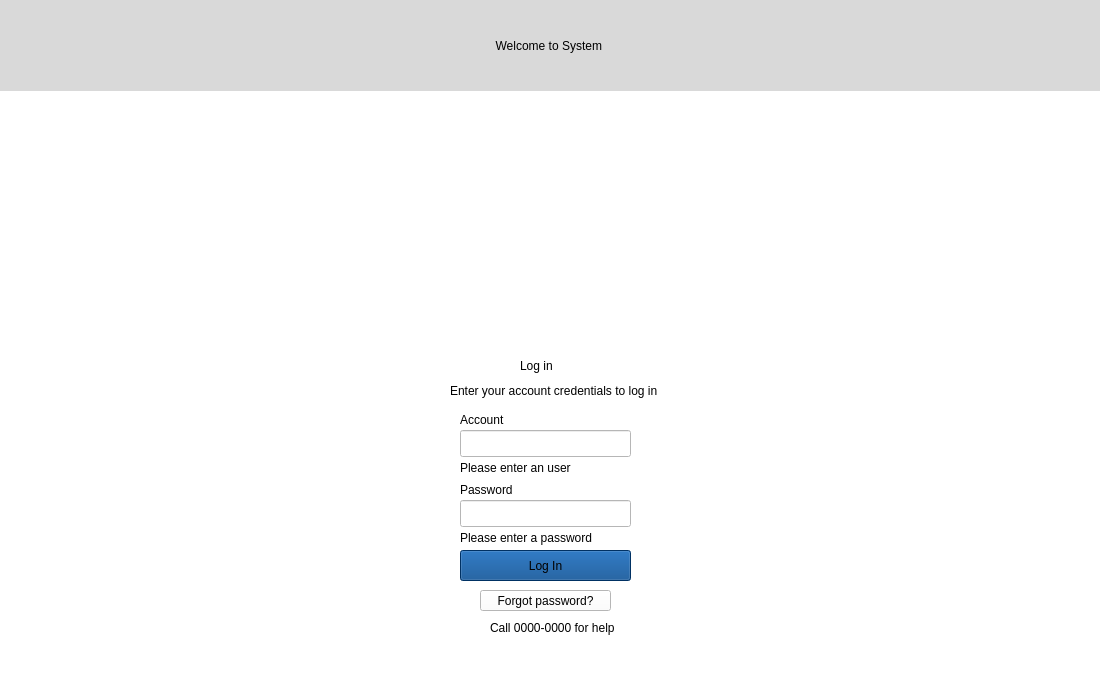
<?xml version="1.0" encoding="UTF-8"?>
<ui version="4.0">
 <class>MainWindow</class>
 <widget class="QMainWindow" name="MainWindow">
  <property name="geometry">
   <rect>
    <x>0</x>
    <y>0</y>
    <width>1100</width>
    <height>700</height>
   </rect>
  </property>
  <property name="minimumSize">
   <size>
    <width>1100</width>
    <height>700</height>
   </size>
  </property>
  <property name="baseSize">
   <size>
    <width>1100</width>
    <height>700</height>
   </size>
  </property>
  <property name="windowTitle">
   <string>MainWindow</string>
  </property>
  <property name="styleSheet">
   <string notr="true">background-color: rgb(255, 255, 255);</string>
  </property>
  <widget class="QWidget" name="centralwidget">
   <widget class="QPushButton" name="logInButton">
    <property name="geometry">
     <rect>
      <x>460</x>
      <y>550</y>
      <width>171</width>
      <height>31</height>
     </rect>
    </property>
    <property name="styleSheet">
     <string notr="true">background-color: rgb(0, 68, 139);
border-color: rgb(28, 113, 216);</string>
    </property>
    <property name="text">
     <string>Log In</string>
    </property>
   </widget>
   <widget class="QLabel" name="label">
    <property name="geometry">
     <rect>
      <x>0</x>
      <y>0</y>
      <width>1101</width>
      <height>91</height>
     </rect>
    </property>
    <property name="styleSheet">
     <string notr="true">font: 700 20pt &quot;Caladea&quot;;
background-color: rgb(217, 217, 217);
color: rgb(0, 0, 0);</string>
    </property>
    <property name="text">
     <string>Welcome to System </string>
    </property>
    <property name="alignment">
     <set>Qt::AlignmentFlag::AlignCenter</set>
    </property>
   </widget>
   <widget class="QLineEdit" name="usernameInput">
    <property name="geometry">
     <rect>
      <x>460</x>
      <y>430</y>
      <width>171</width>
      <height>27</height>
     </rect>
    </property>
    <property name="styleSheet">
     <string notr="true">font: 100 italic 11pt &quot;Adwaita Sans&quot;;
color: rgb(0, 0, 0);</string>
    </property>
    <property name="text">
     <string/>
    </property>
   </widget>
   <widget class="QLineEdit" name="passwordInput">
    <property name="geometry">
     <rect>
      <x>460</x>
      <y>500</y>
      <width>171</width>
      <height>27</height>
     </rect>
    </property>
    <property name="styleSheet">
     <string notr="true">font: 100 italic 11pt &quot;Adwaita Sans&quot;;
color: rgb(0, 0, 0);</string>
    </property>
    <property name="text">
     <string/>
    </property>
   </widget>
   <widget class="QLabel" name="label_3">
    <property name="geometry">
     <rect>
      <x>460</x>
      <y>480</y>
      <width>70</width>
      <height>19</height>
     </rect>
    </property>
    <property name="styleSheet">
     <string notr="true">color: rgb(0, 0, 0);</string>
    </property>
    <property name="text">
     <string>Password</string>
    </property>
   </widget>
   <widget class="QLabel" name="label_4">
    <property name="geometry">
     <rect>
      <x>460</x>
      <y>410</y>
      <width>70</width>
      <height>19</height>
     </rect>
    </property>
    <property name="styleSheet">
     <string notr="true">color: rgb(0, 0, 0);</string>
    </property>
    <property name="text">
     <string>Account</string>
    </property>
   </widget>
   <widget class="QLabel" name="label_2">
    <property name="geometry">
     <rect>
      <x>520</x>
      <y>350</y>
      <width>71</width>
      <height>31</height>
     </rect>
    </property>
    <property name="styleSheet">
     <string notr="true">font: 700 15pt &quot;Caladea&quot;;
color: rgb(0, 0, 0);</string>
    </property>
    <property name="text">
     <string>Log in</string>
    </property>
   </widget>
   <widget class="QLabel" name="label_5">
    <property name="geometry">
     <rect>
      <x>450</x>
      <y>380</y>
      <width>291</width>
      <height>21</height>
     </rect>
    </property>
    <property name="styleSheet">
     <string notr="true">font: 8pt &quot;Adwaita Sans&quot;;
color: rgb(0, 0, 0);</string>
    </property>
    <property name="text">
     <string>Enter your account credentials to log in</string>
    </property>
   </widget>
   <widget class="QLabel" name="passwordMessage">
    <property name="geometry">
     <rect>
      <x>460</x>
      <y>530</y>
      <width>291</width>
      <height>16</height>
     </rect>
    </property>
    <property name="styleSheet">
     <string notr="true">font: 8pt &quot;Adwaita Sans&quot;;
color: rgb(0, 0, 0);</string>
    </property>
    <property name="text">
     <string>Please enter a password</string>
    </property>
   </widget>
   <widget class="QLabel" name="usernameMessage">
    <property name="geometry">
     <rect>
      <x>460</x>
      <y>460</y>
      <width>291</width>
      <height>16</height>
     </rect>
    </property>
    <property name="styleSheet">
     <string notr="true">font: 8pt &quot;Adwaita Sans&quot;;
color: rgb(0, 0, 0);</string>
    </property>
    <property name="text">
     <string>Please enter an user</string>
    </property>
   </widget>
   <widget class="QPushButton" name="forgotPasswordButton">
    <property name="geometry">
     <rect>
      <x>480</x>
      <y>590</y>
      <width>131</width>
      <height>21</height>
     </rect>
    </property>
    <property name="styleSheet">
     <string notr="true">font: 8pt &quot;Adwaita Sans&quot;;
border-color: rgb(255, 255, 255);
color: rgb(0, 0, 0);</string>
    </property>
    <property name="text">
     <string>Forgot password?</string>
    </property>
   </widget>
   <widget class="QLabel" name="passwordHelp">
    <property name="geometry">
     <rect>
      <x>490</x>
      <y>620</y>
      <width>291</width>
      <height>16</height>
     </rect>
    </property>
    <property name="styleSheet">
     <string notr="true">font: 8pt &quot;Adwaita Sans&quot;;
color: rgb(0, 0, 0);</string>
    </property>
    <property name="text">
     <string>Call 0000-0000 for help</string>
    </property>
   </widget>
   <widget class="QLabel" name="userImage">
    <property name="geometry">
     <rect>
      <x>450</x>
      <y>130</y>
      <width>211</width>
      <height>201</height>
     </rect>
    </property>
    <property name="text">
     <string/>
    </property>
    <property name="pixmap">
     <pixmap resource="Images.qrc">:/images/ImagesUI/userPic.png</pixmap>
    </property>
    <property name="scaledContents">
     <bool>true</bool>
    </property>
   </widget>
  </widget>
  <widget class="QStatusBar" name="statusbar"/>
 </widget>
 <resources>
  <include location="Images.qrc"/>
 </resources>
 <connections/>
</ui>
